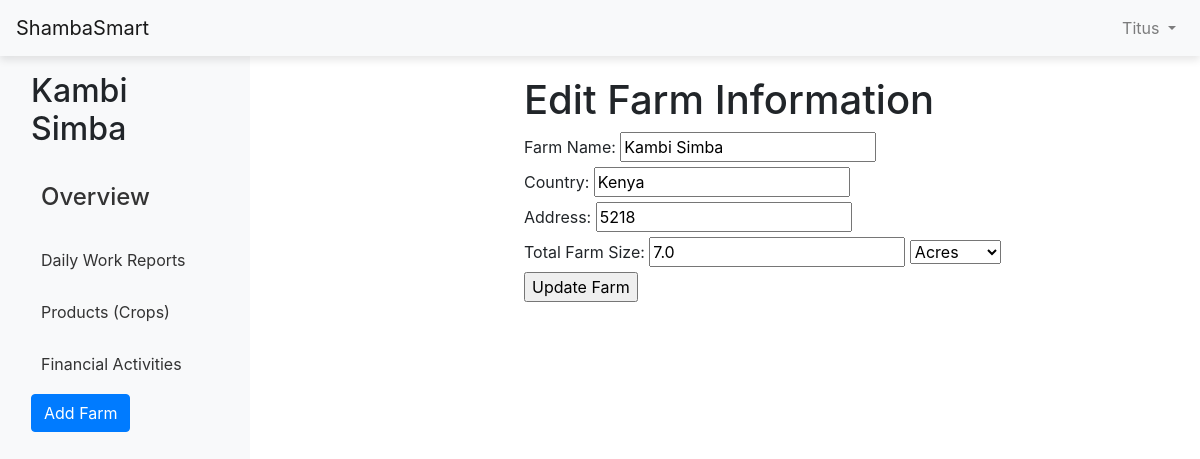
Page /edit_farm/2 (signed in) on the committed database.
### website/models.py (models this page shows)
class Farmer(db.Model, UserMixin):
    id = db.Column(db.Integer, primary_key=True)
    first_name = db.Column(db.String(50))
    last_name = db.Column(db.String(50))
    email = db.Column(db.String(150), unique=True)
    username = db.Column(db.String(80), unique=True, nullable=False)
    password = db.Column(db.String(200), nullable=False)
    farms = db.relationship('Farm', backref='farmer', lazy=True)
    crops = db.relationship('Crop', back_populates='farmer', lazy=True)

class Farm(db.Model):
    id = db.Column(db.Integer, primary_key=True)
    name = db.Column(db.String(150), nullable=False)
    country = db.Column(db.String(100), nullable=False)
    address = db.Column(db.String(200), nullable=False)
    size = db.Column(db.Float, nullable=False)
    size_unit = db.Column(db.String(50), nullable=False, default='acres')
    farmer_id = db.Column(db.Integer, db.ForeignKey('farmer.id'), nullable=False)
    crops = db.relationship('Crop', backref='farm', lazy=True)

### website/views.py (the view, shortened to what this page needs)
@views.route('/edit_farm/<int:farm_id>', methods=['GET', 'POST'])
@login_required
def edit_farm(farm_id):
    farm = Farm.query.get_or_404(farm_id)
    return render_template('edit_farm.html', farm=farm)

### website/templates/edit_farm.html (shortened to what this page needs)
{% extends "base.html" %}
{% block content %}
<h1>Edit Farm Information</h1>
<form method="post">
    <label for="name">Farm Name:</label>
    <input type="text" id="name" name="name" value="{{ farm.name }}" required><br>
    <label for="country">Country:</label>
    <input type="text" id="country" name="country" value="{{ farm.country }}" required><br>
    <label for="address">Address:</label>
    <input type="text" id="address" name="address" value="{{ farm.address }}" required><br>
    <label for="size">Total Farm Size:</label>
    <input type="number" step="0.01" id="size" name="size" value="{{ farm.size }}" required>
    <select name="size_unit" required>
        <option value="acres" {% if farm.size_unit=='acres' %}selected{% endif %}>Acres</option>
    </select>
    <br>
    <input type="submit" value="Update Farm">
</form>
{% endblock %}

### website/templates/base.html (shortened to what this page needs)
<!DOCTYPE html>
<html lang="en">
<head>
    <link rel="stylesheet" href="https://stackpath.bootstrapcdn.com/bootstrap/4.5.2/css/bootstrap.min.css">
    <link rel="stylesheet" href="{{ url_for('static', filename='styles.css') }}">
</head>
<body>
    <nav class="navbar navbar-expand-lg navbar-light bg-light">
        <a class="navbar-brand" href="{{ url_for('views.home') }}">ShambaSmart</a>
        <ul class="navbar-nav ml-auto">
            <li class="nav-item dropdown">
                <a class="nav-link dropdown-toggle" href="#" id="userDropdown" role="button" data-toggle="dropdown">
                    {{ current_user.first_name }}
                </a>
            </li>
        </ul>
    </nav>
    <div class="container-fluid">
        <div class="row">
            <div class="col-auto sidebar" id="sidebar">
                <div class="d-flex flex-column p-3">
                    <h2 class="mb-4">{{ farm.name }}</h2>
                    <ul class="nav flex-column">
                        <li class="nav-item mb-2">
                            <a href="{{ url_for('views.home') }}" class="nav-link"><h4>Overview</h4></a>
                        </li>
                        <li class="nav-item mb-2">
                            <a href="{{ url_for('views.daily_reports') }}" class="nav-link">Daily Work Reports</a>
                        </li>
                        <li class="nav-item mb-2">
                            <a href="{{ url_for('views.products') }}" class="nav-link">Products (Crops)</a>
                        </li>
                        <li class="nav-item mb-2">
                            <a href="{{ url_for('views.financial_activities') }}" class="nav-link">Financial Activities</a>
                        </li>
                        <li class="nav-item mb-2">
                            <a href="{{ url_for('views.add_farm') }}" class="btn btn-primary">Add Farm</a>
                        </li>
                    </ul>
                </div>
            </div>
            <main role="main" class="col px-md-4">
                <div class="content">
                    {% block content %}
                    {% endblock %}
                </div>
            </main>
        </div>
    </div>
</body>
</html>

### website/static/styles.css (style rules this page uses)
.sidebar { width: 250px; background-color: #f8f9fa; min-height: 100vh; }
.sidebar .nav-link { color: #333; padding: 10px; }
main { margin-left: 250px; padding-top: 20px; }
.navbar { z-index: 999; position: sticky; top: 0; width: 100%; box-shadow: 0 4px 8px rgba(0, 0, 0, 0.1); }

### rows in the picture
Farmer: first_name "Titus"
Farm: name "Kambi Simba", country "Kenya", address "5218", size "7.0", size_unit "Acres"
